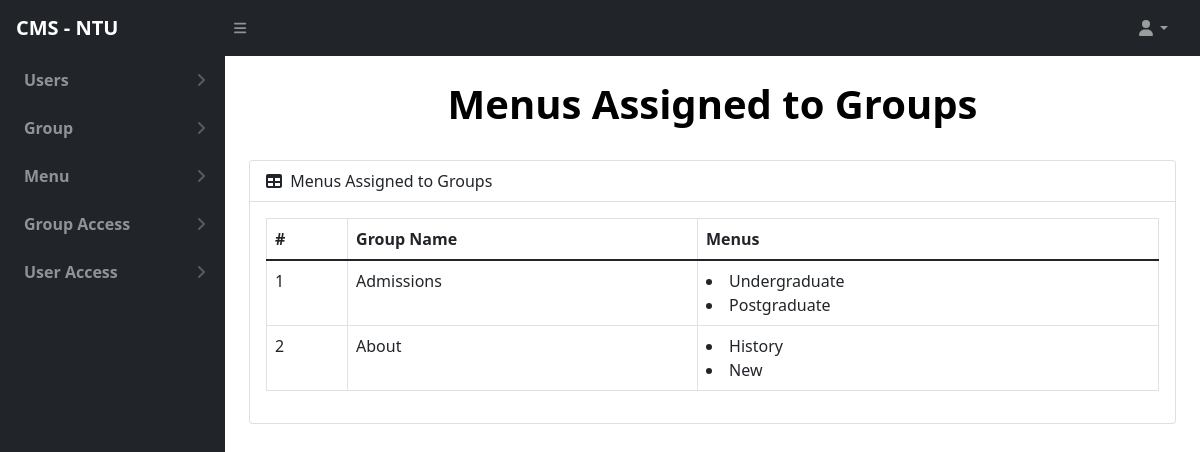
/master-menu-group (signed in), run on an earlier commit of the app's database.
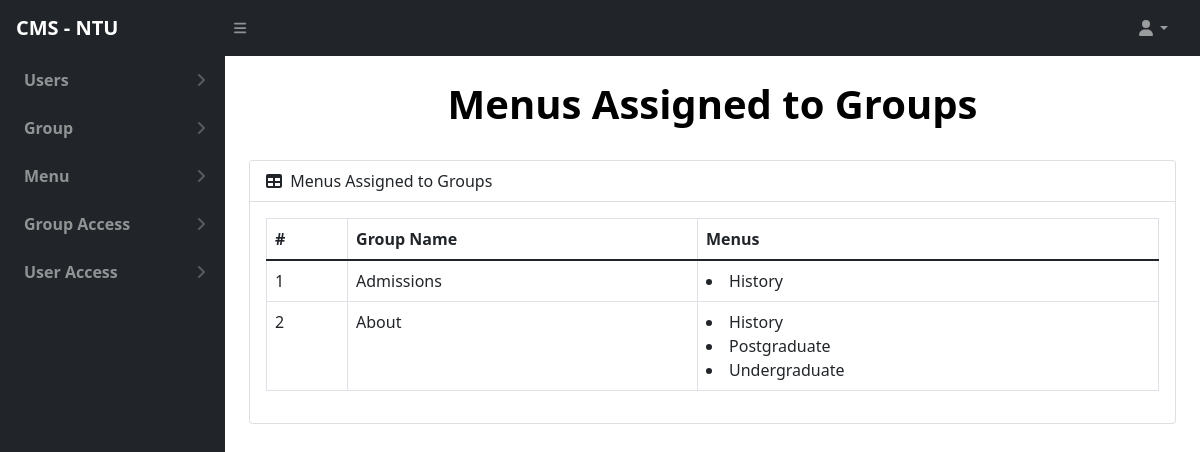
And on a later commit of the database.
### MasterUser/models.py (models this page shows, shortened)
class Group(models.Model):
    groupName   =models.CharField(max_length=200)
    active      =models.BooleanField(default=True)
    createdBy   =models.CharField(max_length=200)
    modifiedBy  =models.CharField(max_length=200)
    createdat = models.DateTimeField(
        db_column='createdAt', blank=True, null=True, auto_now_add=True)
    updatedat = models.DateTimeField(
        db_column='updatedAt', blank=True, null=True, auto_now=True)
    class Meta:
        verbose_name_plural="Group"

class Menu(models.Model):
    menuName    =models.CharField(max_length=200)
    active      =models.BooleanField(default=True)
    createdBy   =models.CharField(max_length=200)
    modifiedBy  =models.CharField(max_length=200)
    createdat = models.DateTimeField(
        db_column='createdAt', blank=True, null=True, auto_now_add=True)
    updatedat = models.DateTimeField(
        db_column='updatedAt', blank=True, null=True, auto_now=True)
    class Meta:
        verbose_name_plural="Menu"

### MasterUser/views.py (the view)
# urls.py: path('master-menu-group', MasterMenuGroup.as_view(), name='master-menu-group'),
class MasterMenuGroup(MasterLoginRequiredMixin,View):
    def get(self, request):
        groups = Group.objects.all()
        group_data = []
        for group in groups:
            menus = group.groupmenu_set.all().values('menuID__menuName')
            group_data.append({'group': group, 'menus': menus})
        return render(request, 'MasterPanel/allMenuGroup.html', {'group_data': group_data})

### MasterUser/views.py (called while the page is built)
    def dispatch(self, request, *args, **kwargs):
        if "Masteremail" not in request.session:
            return redirect('master-login')  # Replace 'master_login' with your actual login URL
        return super().dispatch(request, *args, **kwargs)

### templates/MasterPanel/allMenuGroup.html (shortened to what this page needs)
{% extends 'MasterPanel/index.html' %}
{% block content%}
<div id="layoutSidenav_content">
   <main>
        <div class="container-fluid px-4">
            <h1 class="mt-4 text-center" style="color: #7D61B5;"><b>Menus Assigned to Groups</b></h1>
            <div class="card mb-4">
                <div class="card-header">
                    <i class="fas fa-table me-1"></i>
                    Menus Assigned to Groups
                </div>
                <div class="card-body">
                    <table class="table table-bordered">
                        <thead>
                            <tr>
                            <th scope="col">#</th>
                            <th scope="col">Group Name</th>
                             <th scope="col">Menus</th>
                            </tr>
                        </thead>
                        <tbody>
                            {% for group in group_data %}
                                <tr>
                                    <td>{{ forloop.counter }}</td>
                                    <td>{{ group.group.groupName }}</td>
                                    <td>
                                    {% for menu in group.menus %}
                                    <li>{{ menu.menuID__menuName }}</li>
                                    {% endfor %}
                                    </td>
                                </tr>
                            {% endfor %}
                        </tbody>
                    </table>
                </div>
            </div>
        </div>
    </main>
</div>
{%endblock%}

### templates/MasterPanel/index.html (shortened to what this page needs)
{% load static %}
<!DOCTYPE html>
<html lang="en">
<head>
    <link href="https://cdn.jsdelivr.net/npm/simple-datatables@latest/dist/style.css" rel="stylesheet" />
    <link href="{% static 'css/styles.css' %}" rel="stylesheet" />
</head>
<body class="sb-nav-fixed">
    <nav class="sb-topnav navbar navbar-expand navbar-dark bg-dark">
        <a class="navbar-brand ps-3" href="/master-home"><b>CMS - NTU</b></a>
        <button class="btn btn-link btn-sm order-1 order-lg-0 me-4 me-lg-0" id="sidebarToggle" href="#!"><i class="fas fa-bars"></i></button>
        <ul class="navbar-nav ms-auto ms-md-0 me-3 me-lg-4">
            <li class="nav-item dropdown">
                <a class="nav-link dropdown-toggle" id="navbarDropdown" href="#" role="button" data-bs-toggle="dropdown" aria-expanded="false"><i class="fas fa-user fa-fw"></i></a>
            </li>
        </ul>
    </nav>
    <div id="layoutSidenav">
        <div id="layoutSidenav_nav">
            <nav class="sb-sidenav accordion sb-sidenav-dark" id="sidenavAccordion">
                <div class="sb-sidenav-menu">
                    <div class="nav">
                        <a class="nav-link collapsed" href="#" data-bs-toggle="collapse" data-bs-target="#collapseUser" aria-expanded="false" aria-controls="collapseQuestions">
                            <b>Users</b>
                            <div class="sb-sidenav-collapse-arrow"><i class="fas fa-angle-down"></i></div>
                        </a>
                        <a class="nav-link collapsed" href="#" data-bs-toggle="collapse" data-bs-target="#collapseGroups" aria-expanded="false" aria-controls="collapseBooks">
                            <b>Group</b>
                            <div class="sb-sidenav-collapse-arrow"><i class="fas fa-angle-down"></i></div>
                        </a>
                        <a class="nav-link collapsed" href="#" data-bs-toggle="collapse" data-bs-target="#collapseBooks" aria-expanded="false" aria-controls="collapseBooks">
                            <b>Menu</b>
                            <div class="sb-sidenav-collapse-arrow"><i class="fas fa-angle-down"></i></div>
                        </a>
                        <a class="nav-link collapsed" href="#" data-bs-toggle="collapse" data-bs-target="#collapseMenuGroup" aria-expanded="false" aria-controls="collapseBooks">
                            <b>Group Access</b>
                            <div class="sb-sidenav-collapse-arrow"><i class="fas fa-angle-down"></i></div>
                        </a>
                        <a class="nav-link collapsed" href="#" data-bs-toggle="collapse" data-bs-target="#collapseUserGroup" aria-expanded="false" aria-controls="collapseBooks">
                            <b>User Access</b>
                            <div class="sb-sidenav-collapse-arrow"><i class="fas fa-angle-down"></i></div>
                        </a>
                    </div>
                </div>
            </nav>
        </div>
        {% block content %} {% endblock%}
    </div>
</body>
</html>

What changed in the data, as far as the page shows it:
changed Group "Admissions": gains Menu (menuID__menuName "History"); loses Menu (menuID__menuName "Undergraduate"); loses Menu (menuID__menuName "Postgraduate")
changed Group "About": loses Menu (menuID__menuName "New"); gains Menu (menuID__menuName "Postgraduate"); gains Menu (menuID__menuName "Undergraduate")
